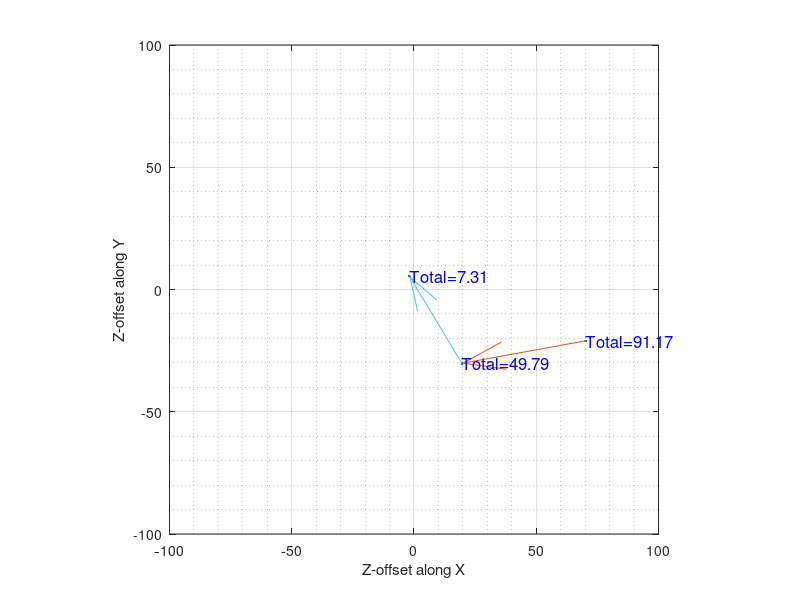

MATLAB code to generate this figure:
clear all
close all
%Xinc=[-45.7 -25.95 29.92 9 -0.006 2.24 1.42];
Xinc=[14.62 4.08 -0.39];% -0.59 -0.18];
%Yinc=[-6.64 -14.17 -1.22 -9.3 -4.01 -2.83 -0.52];
Yinc=[-3.28 -4.72 0.85];% 0.7 0.29];
Xinc_micron=Xinc*24/5;
Yinc_micron=Yinc*32/5;
figure('Units','normalized','Position',[.1 .1 .5 .5])
plot(Xinc_micron,Yinc_micron,'.');
axis equal
grid on
grid minor
xlim([-100 100]);
ylim([-100 100]);
xlabel('Z-offset along X');
ylabel('Z-offset along Y');
%set(gca, 'XColor', 'gray');
%set(gca, 'YColor', 'g');

factor=1.1;

hold on



for p=1:(length(Xinc)-1)
    X_center=Xinc_micron(p);%(Xinc(p)+Xinc(p+1))/2;
    Y_center=Yinc_micron(p);%(Yinc(p)+Yinc(p+1))/2;
    X_length=(Xinc_micron(p+1)-Xinc_micron(p))*factor;
    Y_length=(Yinc_micron(p+1)-Yinc_micron(p))*factor;
    quiver(X_center,Y_center,X_length,Y_length);
end

for p=1:length(Xinc)
    txt1 = sprintf('Total=%.2f',abs(Xinc_micron(p))+abs(Yinc_micron(p)));
    text(Xinc_micron(p),Yinc_micron(p),txt1,'FontSize',12,'Color','b')
    
end

hold off